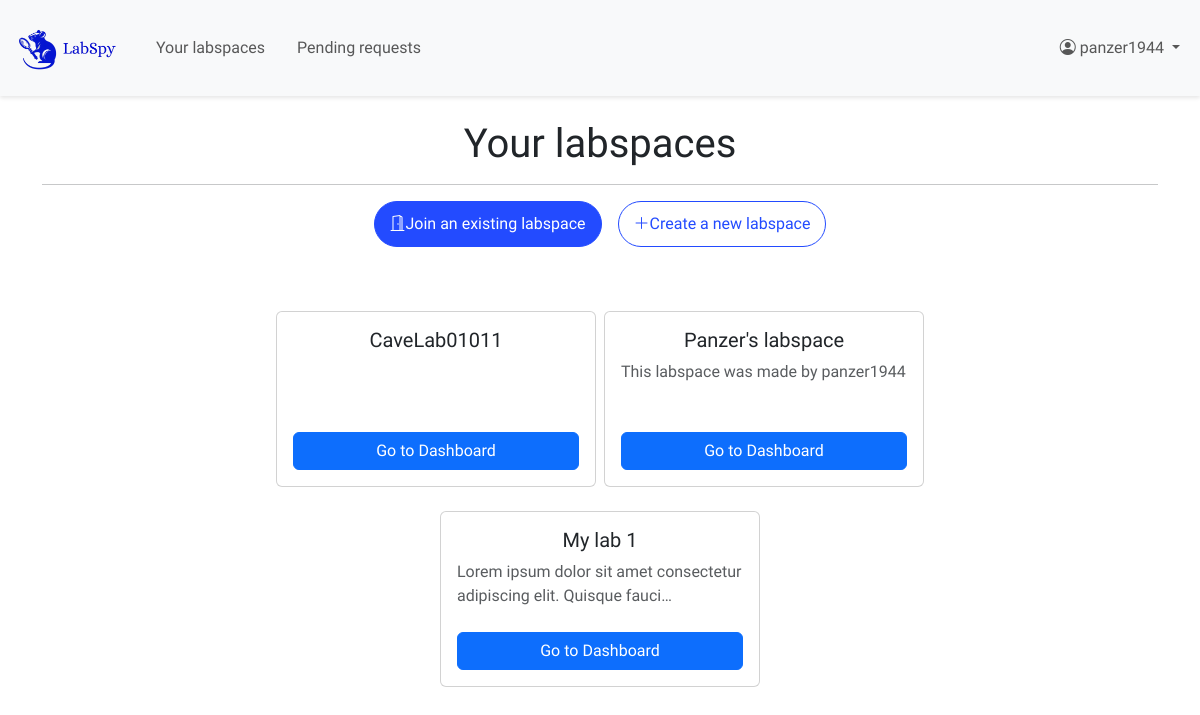
The page /labspaces/ (signed in) on the database as committed earlier.
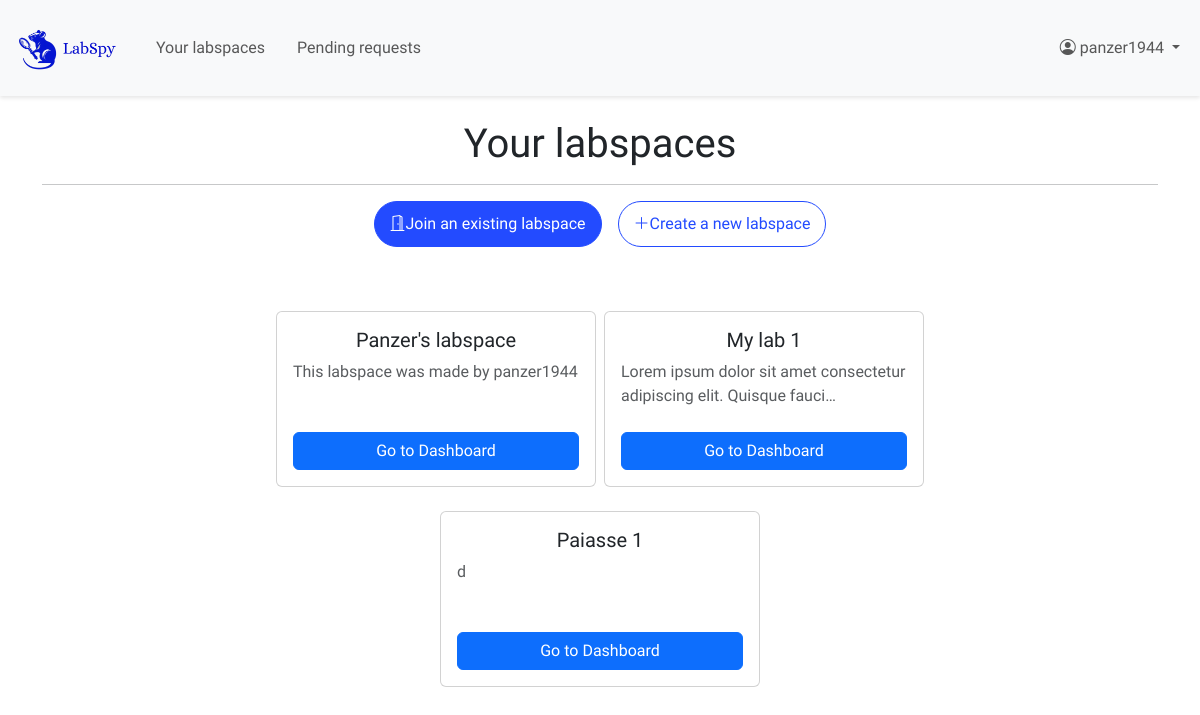
The same page on the database as committed later.
### labspaces/models.py (models this page shows, shortened)
class Lab(models.Model):
    code = models.CharField(max_length=6, unique=True, null=True)
    name = models.CharField(max_length=255)
    description = models.TextField(null=True, blank=True, max_length=1024)
    contact_email = models.EmailField(null=True, blank=True)
    created_at = models.DateTimeField(auto_now_add=True)
    def __str__(self):
        return self.name

### labspaces/views.py (the view)
# urls.py: path('', views.home, name='home'),
@login_required
def home(request):
    user_labs_qs = Lab.objects.filter(
        labmembership__user=request.user,
        labmembership__role__in=["owner", "member"]
    ).distinct()
    user_labs = list(user_labs_qs)
    pending_labs_qs = Lab.objects.filter(
        labmembership__user=request.user,
        labmembership__role="pending"
    ).distinct()
    pending_labs = list(pending_labs_qs)
    form = LabJoinForm()
    print(f"User labs: {user_labs}")
    print(f"Pending labs: {pending_labs}")
    return render(
        request,
        'labspaces/home.html',
        {
            "user_labs": user_labs,
            "pending_labs": pending_labs,
            "join_form": form
        }
    )

### labspaces/context_processors.py (called while the page is built, shortened)
def lab_admin_status(request):
    context = {'user_is_admin': False, 'current_lab': None}
    if request.user.is_authenticated:
        try:
            lab_code = get_lab_code_from_url(request)
        except Exception as e:
            pass
    return context

### labspaces/util.py (called while the page is built)
def get_lab_code_from_url(request):
    lab_code = ""
    if request.user.is_authenticated:
        resolved = resolve(request.path)
        if 'code' in resolved.kwargs:
            lab_code = resolved.kwargs['code']
    return lab_code

### labspaces/templates/labspaces/home.html (shortened to what this page needs)
{% extends 'labspaces/layout.html' %}
{% block content %}
{% if user_labs %}
    <h1 class="text-center">Your labspaces</h1>
    <hr>
    <div class="d-flex justify-content-center gap-3 mb-5">
        <button class="btn-1 join-lab-btn"><i class="bi bi-door-open"></i>Join an existing labspace</button>
        <button class="btn-1 create-lab-btn" onclick="window.location.href='{% url 'labspaces:lab_create' %}'"><i class="bi bi-plus-lg"></i>Create a new labspace  </button>
    </div>
    <div class="mx-auto w-75 p-3 d-flex gap-2 align-items-start justify-content-center flex-wrap">
        {% for lab in user_labs %}
            <div class="lab-card card mb-3" style="width:20rem; height: 11rem;">
                <div class="card-body d-flex flex-column">
                    <h5 class="card-title text-center">{{ lab.name|truncatechars:20 }}</h5>
                    <p class="card-text text-muted">
                        {{ lab.description|truncatechars:70}}
                    </p>
                    <a href="{% url 'labspaces:labspace_view' code=lab.code %}" class="btn btn-primary mt-auto">Go to Dashboard</a>
                </div>
            </div>
        {% endfor %}
    </div>
{% endif %}
{% endblock %}

Rows that differ between the two databases and show on the page:
no longer on this page (row unchanged): Lab: name "CaveLab01011"
added Lab: name "Paiasse 1", description "d"
